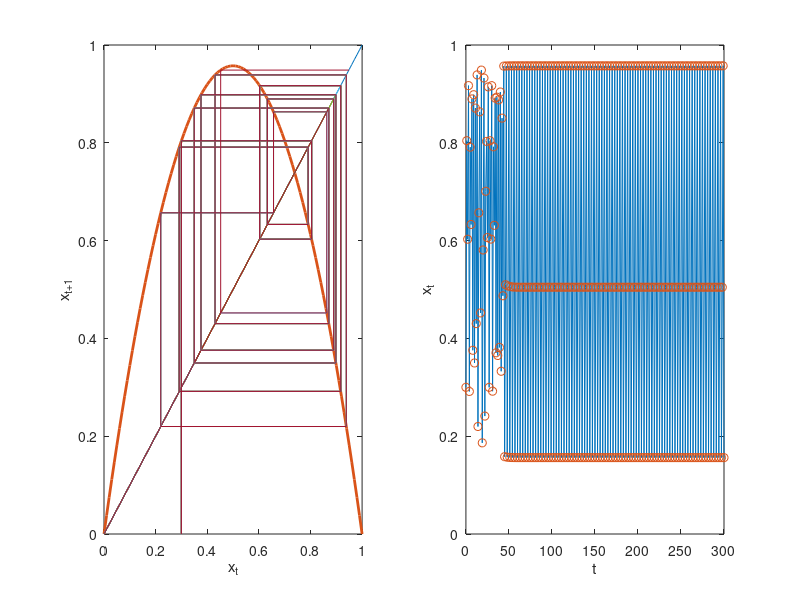

MATLAB code for this plot:
%
% Nlogweb.m - this MATLAB file solves the 
% discrete logistic equation x(i+1)=r*x(i)*(1-x(i))
% and illustrates cobwebbing analysis
close all
clear all

a=3.83;       % growth rate
x0=0.3;      %initial population x0
n=300;          %end of time interval

x=zeros(n+1,1);
t=zeros(n+1,1);
x(1)=x0;
tt(1)=0;
for i=1:n
t(i)=i-1;
x(i+1)=a*x(i)*(1-x(i));
end

t(n+1)=n;
nn=100;
del=1./nn;
xstart=0;
yy=zeros(nn+1,1);
lin=zeros(nn+1,1);
xx=zeros(nn+1,1);

for i=1:nn+1
xx(i)=xstart+(i-1)*del;
lin(i)=xx(i);
yy(i)=a*xx(i)*(1-xx(i));
end

figure
subplot(1,2,1)
plot(xx,lin,xx,yy, 'LineWidth',2)%,pause
hold on

xc=zeros(24,1);
yc=zeros(24,1);
xc(1)=x0;
yc(1)=0;
xc(2)=x0;
yc(2)=a*x0*(1-x0);
yc(3)=yc(2);
xc(3)=yc(2);

%plot(xx,lin,xx,yy,xc,yc) %,pause
plot(xc,yc), %pause
hold on

for j=3:20;
jj=2*j-4;
xc(jj)=xc(jj-1);
yc(jj)=a*xc(jj)*(1-xc(jj));
xc(jj+1)=yc(jj);
yc(jj+1)=yc(jj);
%plot(xx,lin,xx,yy,xc,yc) %,pause
plot(xc,yc)
hold on
end

xlabel('x_t')
ylabel('x_{t+1}')

subplot(1,2,2)
plot(t,x,t,x,'o');
xlabel('t')
ylabel('x_t')
%print -depsc figure_01_chaos.eps
